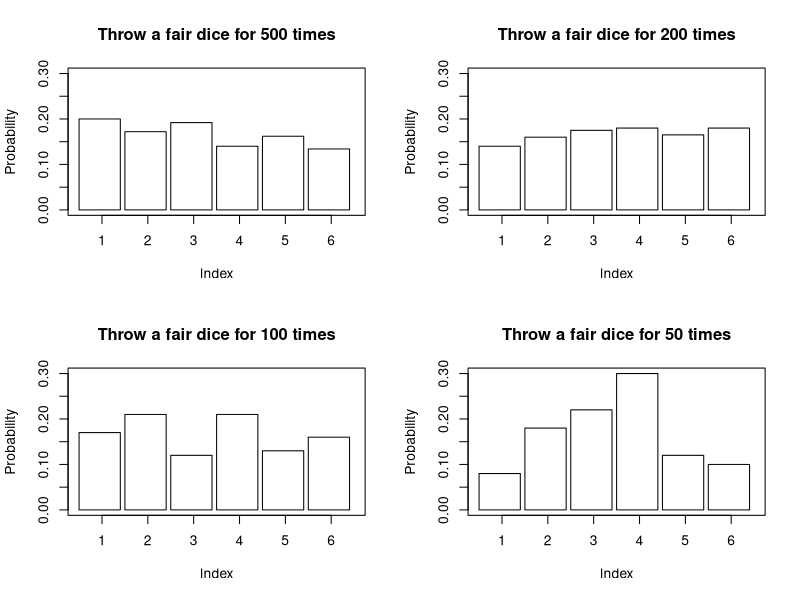

Reproduce this figure in R.
# file: throw.fair.dice.r
# Copyright (c) T.S.Yo 2008
# A R-script to illustration "the more samples, the less skewness" with throwing dice example.
#
# Generate the random 
# Throw a dice 50000 times
u500 <- floor(runif(500,1,7))
# Throw a dice 1000 times
u200 <- floor(runif(200,1,7))
# Throw a dice 100 times
u100 <- floor(runif(100,1,7))
# Throw a dice 10000 times
u50 <- floor(runif(50,1,7))
# Create table
dice.tab <- matrix(ncol=6,nrow=4,
        dimnames=list(c("500","200","100","50"),c("1","2","3","4","5","6")))
dice.p.tab <- dice.tab
dice.tab[1,] <- table(u500)
dice.tab[2,] <- table(u200)
dice.tab[3,] <- table(u100)
dice.tab[4,] <- table(u50)
dice.p.tab[1,] <- table(u500)/500
dice.p.tab[2,] <- table(u200)/200
dice.p.tab[3,] <- table(u100)/100
dice.p.tab[4,] <- table(u50)/50
# Visualization
dice.tab
par(mfrow=c(2, 2))
plot(dice.p.tab[1,],type="n",xlim=c(0.5,6.5),ylim=c(0,0.3),ylab="Probability")
rect(c(0.5,1.5,2.5,3.5,4.5,5.5),0,c(1.4,2.4,3.4,4.4,5.4,6.4),dice.p.tab[1,])
title("Throw a fair dice for 500 times")
plot(dice.p.tab[2,],type="n",xlim=c(0.5,6.5),ylim=c(0,0.3),ylab="Probability")
rect(c(0.5,1.5,2.5,3.5,4.5,5.5),0,c(1.4,2.4,3.4,4.4,5.4,6.4),dice.p.tab[2,])
title("Throw a fair dice for 200 times")
plot(dice.p.tab[3,],type="n",xlim=c(0.5,6.5),ylim=c(0,0.3),ylab="Probability")
rect(c(0.5,1.5,2.5,3.5,4.5,5.5),0,c(1.4,2.4,3.4,4.4,5.4,6.4),dice.p.tab[3,])
title("Throw a fair dice for 100 times")
plot(dice.p.tab[4,],type="n",xlim=c(0.5,6.5),ylim=c(0,0.3),ylab="Probability")
rect(c(0.5,1.5,2.5,3.5,4.5,5.5),0,c(1.4,2.4,3.4,4.4,5.4,6.4),dice.p.tab[4,])
title("Throw a fair dice for 50 times")
